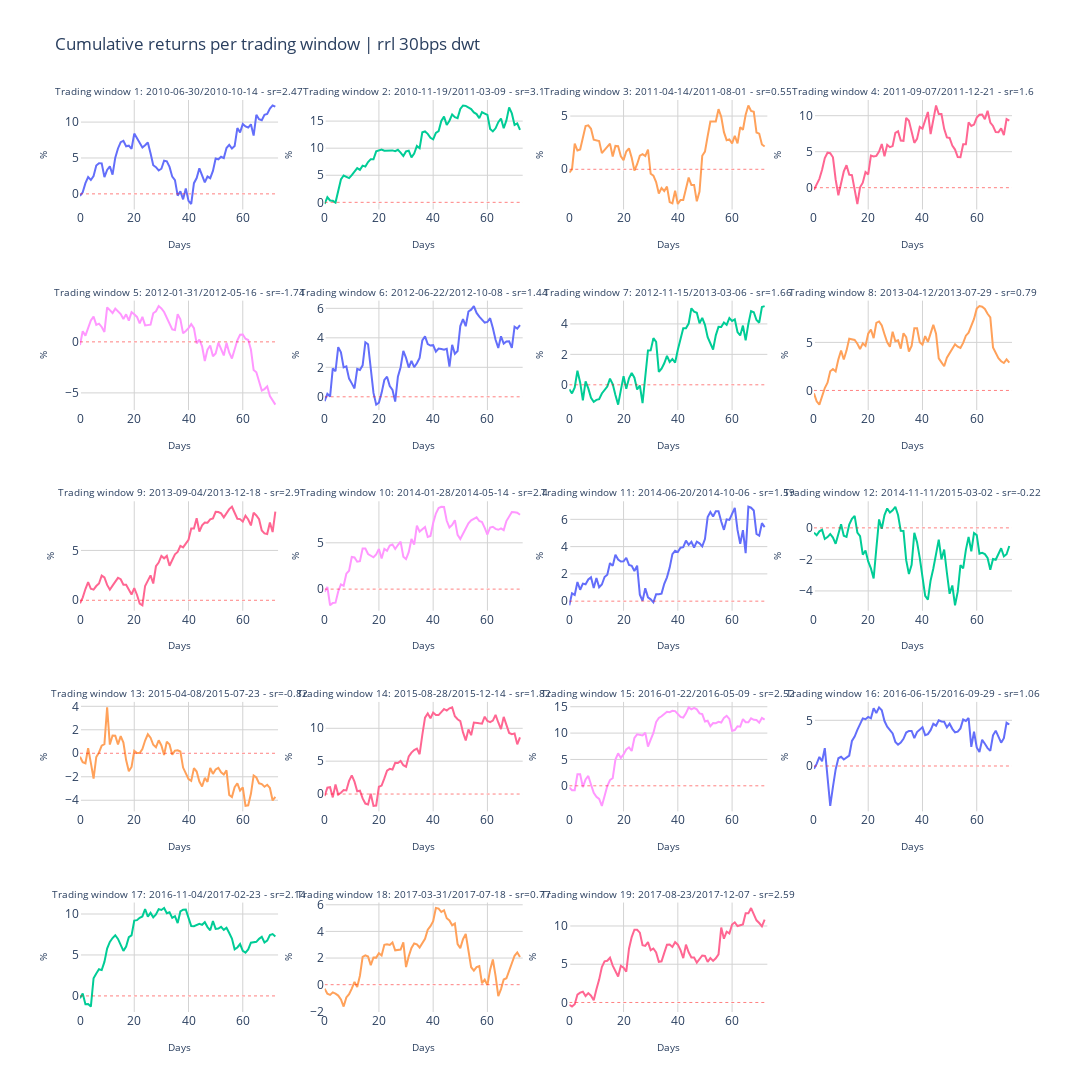

Here is the notebook cell this chart was saved with:
### Code cell
metric ="Cumulative returns"
setting = " ".join(setting.split("_"))

fig_title = f"{metric} per trading window | {setting}"

ncols = 4
nrows = generate_nrows(len(batch_names), ncols)

titles = generate_subplot_titles(batch_names)

fig = init_subplots(nrows, ncols, titles)
fig = populate_subplots(fig, df, batch_names, titles, ncols, y_varname=metric, initial_invest=initial_invest)

layout = generate_layout(
    fig_height=1200, 
    fig_width=1400, 
    fig_title=fig_title)
    
fig.update_layout(layout)

### Figure 1 — Plotly figure (JSON) as saved in the notebook; plotly's stock layout.template omitted (floating-point values rounded to 4 significant figures)
{"data": [{"name": " sr=2.47", "showlegend": false, "type": "scatter", "x": [0, 1, 2, 3, 4, 5, 6, 7, 8, 9, 10, 11, 12, 13, 14, 15, 16, 17, 18, 19, 20, 21, 22, 23, 24, 25, 26, 27, 28, 29, 30, 31, 32, 33, 34, 35, 36, 37, 38, 39, 40, 41, 42, 43, 44, 45, 46, 47, 48, 49, 50, 51, 52, 53, 54, 55, 56, 57, 58, 59, 60, 61, 62, 63, 64, 65, 66, 67, 68, 69, 70, 71, 72], "xaxis": "x", "y": [-0.3, 0.2173, 1.492, 2.33, 1.928, 2.484, 3.951, 4.261, 4.25, 2.345, 3.333, 3.837, 2.683, 5.044, 6.324, 7.199, 7.382, 6.623, 6.713, 6.28, 8.397, 7.757, 7.236, 6.452, 6.769, 7.162, 5.653, 3.982, 3.711, 3.257, 3.504, 4.619, 4.528, 3.759, 2.398, 1.918, -0.239, 0.3507, -0.7632, 0.7533, -0.9724, -1.406, 1.492, 2.21, 3.557, 2.463, 1.597, 2.415, 2.184, 3.193, 4.916, 4.819, 5.174, 4.988, 6.394, 6.823, 6.315, 6.661, 9.169, 8.562, 9.733, 9.398, 9.24, 9.688, 8.112, 11.0, 10.4, 10.27, 11.01, 11.13, 11.88, 12.31, 12.16], "yaxis": "y"}, {"line": {"color": "red", "dash": "dot", "width": 0.5}, "mode": "lines", "name": "No returns", "showlegend": false, "type": "scatter", "x": [0, 73], "xaxis": "x", "y": [0, 0], "yaxis": "y"}, {"name": " sr=3.1", "showlegend": false, "type": "scatter", "x": [0, 1, 2, 3, 4, 5, 6, 7, 8, 9, 10, 11, 12, 13, 14, 15, 16, 17, 18, 19, 20, 21, 22, 23, 24, 25, 26, 27, 28, 29, 30, 31, 32, 33, 34, 35, 36, 37, 38, 39, 40, 41, 42, 43, 44, 45, 46, 47, 48, 49, 50, 51, 52, 53, 54, 55, 56, 57, 58, 59, 60, 61, 62, 63, 64, 65, 66, 67, 68, 69, 70, 71, 72], "xaxis": "x2", "y": [-0.3, 0.9682, 0.3429, 0.2813, -0.038, 2.417, 4.223, 4.948, 4.64, 4.476, 5.022, 5.651, 6.324, 5.995, 6.774, 6.602, 7.45, 7.973, 7.945, 9.411, 9.59, 9.758, 9.535, 9.567, 9.645, 9.593, 9.442, 9.708, 9.19, 8.547, 9.396, 9.545, 8.294, 9.018, 10.4, 9.992, 12.92, 13.09, 12.65, 11.91, 11.64, 12.83, 13.14, 15.04, 15.83, 14.28, 15.07, 16.23, 15.74, 15.55, 17.25, 17.89, 17.82, 17.48, 17.21, 16.61, 16.3, 15.55, 16.65, 16.4, 16.15, 13.56, 13.1, 13.67, 14.8, 15.48, 13.69, 15.13, 17.54, 16.42, 14.3, 14.59, 13.4], "yaxis": "y2"}, {"line": {"color": "red", "dash": "dot", "width": 0.5}, "mode": "lines", "name": "No returns", "showlegend": false, "type": "scatter", "x": [0, 73], "xaxis": "x2", "y": [0, 0], "yaxis": "y2"}, {"name": " sr=0.55", "showlegend": false, "type": "scatter", "x": [0, 1, 2, 3, 4, 5, 6, 7, 8, 9, 10, 11, 12, 13, 14, 15, 16, 17, 18, 19, 20, 21, 22, 23, 24, 25, 26, 27, 28, 29, 30, 31, 32, 33, 34, 35, 36, 37, 38, 39, 40, 41, 42, 43, 44, 45, 46, 47, 48, 49, 50, 51, 52, 53, 54, 55, 56, 57, 58, 59, 60, 61, 62, 63, 64, 65, 66, 67, 68, 69, 70, 71, 72], "xaxis": "x3", "y": [-0.3, -0.006573, 2.413, 1.763, 1.862, 2.871, 4.058, 4.124, 3.805, 2.778, 2.71, 2.659, 1.517, 1.818, 2.056, 2.408, 1.193, 2.194, 2.164, 1.228, 0.8583, 1.665, 1.965, 1.077, -0.1161, 0.4744, 1.282, 1.414, 1.244, 1.854, -0.4174, -0.6047, -1.205, -2.271, -1.762, -2.038, -1.622, -3.078, -3.195, -2.016, -3.256, -2.879, -2.887, -1.921, -0.7793, -1.475, -1.466, -3.005, -2.09, 1.264, 1.661, 3.117, 4.491, 4.495, 4.492, 5.643, 4.934, 3.484, 2.733, 2.808, 2.44, 3.139, 2.438, 3.958, 3.714, 5.115, 5.993, 5.479, 5.404, 3.455, 3.35, 2.332, 2.137], "yaxis": "y3"}, {"line": {"color": "red", "dash": "dot", "width": 0.5}, "mode": "lines", "name": "No returns", "showlegend": false, "type": "scatter", "x": [0, 73], "xaxis": "x3", "y": [0, 0], "yaxis": "y3"}, {"name": " sr=1.6", "showlegend": false, "type": "scatter", "x": [0, 1, 2, 3, 4, 5, 6, 7, 8, 9, 10, 11, 12, 13, 14, 15, 16, 17, 18, 19, 20, 21, 22, 23, 24, 25, 26, 27, 28, 29, 30, 31, 32, 33, 34, 35, 36, 37, 38, 39, 40, 41, 42, 43, 44, 45, 46, 47, 48, 49, 50, 51, 52, 53, 54, 55, 56, 57, 58, 59, 60, 61, 62, 63, 64, 65, 66, 67, 68, 69, 70, 71, 72], "xaxis": "x4", "y": [-0.3, 0.5547, 1.227, 2.496, 4.116, 4.861, 4.783, 4.223, 1.14, -1.047, 0.775, 2.26, 3.115, 1.815, 1.739, -0.05458, -2.259, 0.05992, 0.6952, 2.164, 1.85, 4.449, 4.33, 4.419, 5.023, 6.061, 4.365, 5.952, 5.627, 5.783, 7.615, 7.828, 6.549, 6.5, 9.699, 9.289, 7.911, 6.234, 6.782, 8.458, 8.202, 9.298, 10.52, 7.454, 9.439, 11.42, 10.23, 10.22, 8.17, 6.987, 6.912, 5.861, 5.295, 4.265, 4.227, 6.033, 6.034, 9.072, 8.573, 8.759, 9.735, 10.12, 10.17, 9.502, 10.69, 9.054, 8.567, 7.716, 7.69, 8.24, 7.313, 9.527, 9.325], "yaxis": "y4"}, {"line": {"color": "red", "dash": "dot", "width": 0.5}, "mode": "lines", "name": "No returns", "showlegend": false, "type": "scatter", "x": [0, 73], "xaxis": "x4", "y": [0, 0], "yaxis": "y4"}, {"name": "1.74", "showlegend": false, "type": "scatter", "x": [0, 1, 2, 3, 4, 5, 6, 7, 8, 9, 10, 11, 12, 13, 14, 15, 16, 17, 18, 19, 20, 21, 22, 23, 24, 25, 26, 27, 28, 29, 30, 31, 32, 33, 34, 35, 36, 37, 38, 39, 40, 41, 42, 43, 44, 45, 46, 47, 48, 49, 50, 51, 52, 53, 54, 55, 56, 57, 58, 59, 60, 61, 62, 63, 64, 65, 66, 67, 68, 69, 70, 71, 72], "xaxis": "x5", "y": [-0.3, 1.051, 0.6142, 1.405, 2.093, 2.479, 1.669, 1.785, 1.459, 0.9694, 3.386, 3.11, 2.826, 3.259, 3.016, 2.722, 2.231, 2.699, 2.086, 2.916, 2.707, 2.445, 1.816, 2.454, 1.617, 1.682, 1.685, 2.806, 2.994, 3.504, 3.279, 2.929, 2.336, 1.867, 1.218, 1.157, 2.713, 2.203, 0.8386, 1.073, 1.343, 1.742, 1.338, -0.1527, 0.2153, -0.4363, -1.878, -0.7553, -0.3494, -1.414, -1.129, -0.08261, -0.6556, -1.333, -0.0986, -1.06, -1.63, -0.7926, 0.1553, 0.7029, 0.7162, 0.3042, 0.1797, -0.7493, -2.761, -2.977, -3.813, -4.764, -4.625, -4.355, -5.318, -5.739, -6.148], "yaxis": "y5"}, {"line": {"color": "red", "dash": "dot", "width": 0.5}, "mode": "lines", "name": "No returns", "showlegend": false, "type": "scatter", "x": [0, 73], "xaxis": "x5", "y": [0, 0], "yaxis": "y5"}, {"name": " sr=1.44", "showlegend": false, "type": "scatter", "x": [0, 1, 2, 3, 4, 5, 6, 7, 8, 9, 10, 11, 12, 13, 14, 15, 16, 17, 18, 19, 20, 21, 22, 23, 24, 25, 26, 27, 28, 29, 30, 31, 32, 33, 34, 35, 36, 37, 38, 39, 40, 41, 42, 43, 44, 45, 46, 47, 48, 49, 50, 51, 52, 53, 54, 55, 56, 57, 58, 59, 60, 61, 62, 63, 64, 65, 66, 67, 68, 69, 70, 71, 72], "xaxis": "x6", "y": [-0.3, 0.2086, 0.01649, 1.928, 1.734, 3.371, 3.018, 1.999, 2.061, 1.234, 0.9112, 0.5693, 1.887, 1.815, 2.133, 3.698, 3.568, 2.094, 0.2628, -0.529, -0.3996, 0.2689, 1.142, 1.365, 0.7301, 0.4749, -0.3278, 1.362, 2.009, 3.116, 2.638, 1.981, 2.435, 2.009, 2.271, 2.64, 3.827, 4.103, 3.572, 3.474, 3.504, 3.067, 3.269, 3.239, 3.189, 3.253, 2.042, 3.525, 2.912, 3.102, 4.795, 5.273, 4.787, 5.783, 5.909, 6.15, 5.686, 5.434, 5.216, 5.033, 5.075, 5.331, 4.663, 3.873, 3.317, 4.099, 3.609, 3.757, 3.762, 3.318, 4.755, 4.63, 4.868], "yaxis": "y6"}, {"line": {"color": "red", "dash": "dot", "width": 0.5}, "mode": "lines", "name": "No returns", "showlegend": false, "type": "scatter", "x": [0, 73], "xaxis": "x6", "y": [0, 0], "yaxis": "y6"}, {"name": " sr=1.66", "showlegend": false, "type": "scatter", "x": [0, 1, 2, 3, 4, 5, 6, 7, 8, 9, 10, 11, 12, 13, 14, 15, 16, 17, 18, 19, 20, 21, 22, 23, 24, 25, 26, 27, 28, 29, 30, 31, 32, 33, 34, 35, 36, 37, 38, 39, 40, 41, 42, 43, 44, 45, 46, 47, 48, 49, 50, 51, 52, 53, 54, 55, 56, 57, 58, 59, 60, 61, 62, 63, 64, 65, 66, 67, 68, 69, 70, 71, 72], "xaxis": "x7", "y": [-0.3, -0.5689, -0.1721, 0.9272, 0.1557, -1.016, 0.2289, -0.2368, -0.853, -1.116, -0.9895, -0.9478, -0.5716, -0.3388, -0.1128, 0.4022, 0.04987, -0.6761, -1.301, -0.3458, 0.5722, -0.2607, 0.4273, 0.7819, 0.4688, -0.3067, -0.04301, -1.203, 0.3233, 2.253, 2.261, 3.063, 2.821, 0.8468, 1.062, 1.417, 1.904, 1.506, 1.695, 1.458, 2.307, 2.965, 3.713, 3.718, 4.025, 5.026, 4.806, 4.734, 4.044, 4.396, 3.936, 3.127, 2.773, 2.32, 3.248, 3.81, 3.794, 4.093, 3.941, 4.383, 4.193, 4.302, 3.467, 3.238, 3.89, 2.915, 4.0, 4.841, 4.765, 4.258, 4.081, 5.113, 5.17], "yaxis": "y7"}, {"line": {"color": "red", "dash": "dot", "width": 0.5}, "mode": "lines", "name": "No returns", "showlegend": false, "type": "scatter", "x": [0, 73], "xaxis": "x7", "y": [0, 0], "yaxis": "y7"}, {"name": " sr=0.79", "showlegend": false, "type": "scatter", "x": [0, 1, 2, 3, 4, 5, 6, 7, 8, 9, 10, 11, 12, 13, 14, 15, 16, 17, 18, 19, 20, 21, 22, 23, 24, 25, 26, 27, 28, 29, 30, 31, 32, 33, 34, 35, 36, 37, 38, 39, 40, 41, 42, 43, 44, 45, 46, 47, 48, 49, 50, 51, 52, 53, 54, 55, 56, 57, 58, 59, 60, 61, 62, 63, 64, 65, 66, 67, 68, 69, 70, 71, 72], "xaxis": "x8", "y": [-0.3, -1.128, -1.472, -0.6897, 0.2517, 0.8057, 1.989, 2.233, 1.98, 3.237, 4.163, 3.217, 4.144, 5.388, 5.329, 5.251, 4.858, 4.306, 4.892, 4.638, 5.912, 6.343, 5.448, 7.034, 7.18, 6.754, 5.846, 5.001, 4.542, 6.102, 5.123, 5.214, 4.351, 5.952, 5.542, 4.048, 4.628, 6.476, 6.462, 5.026, 4.765, 5.646, 5.056, 6.0, 6.826, 5.901, 3.344, 2.921, 2.514, 3.402, 3.838, 4.293, 4.81, 4.549, 4.415, 4.952, 5.7, 6.012, 6.694, 7.438, 8.51, 8.773, 8.705, 8.48, 7.975, 7.59, 4.481, 3.938, 3.357, 3.04, 2.855, 3.225, 2.895], "yaxis": "y8"}, {"line": {"color": "red", "dash": "dot", "width": 0.5}, "mode": "lines", "name": "No returns", "showlegend": false, "type": "scatter", "x": [0, 73], "xaxis": "x8", "y": [0, 0], "yaxis": "y8"}, {"name": " sr=2.9", "showlegend": false, "type": "scatter", "x": [0, 1, 2, 3, 4, 5, 6, 7, 8, 9, 10, 11, 12, 13, 14, 15, 16, 17, 18, 19, 20, 21, 22, 23, 24, 25, 26, 27, 28, 29, 30, 31, 32, 33, 34, 35, 36, 37, 38, 39, 40, 41, 42, 43, 44, 45, 46, 47, 48, 49, 50, 51, 52, 53, 54, 55, 56, 57, 58, 59, 60, 61, 62, 63, 64, 65, 66, 67, 68, 69, 70, 71, 72], "xaxis": "x9", "y": [-0.3, 0.2652, 1.127, 1.811, 1.15, 1.062, 1.429, 1.684, 2.474, 2.29, 1.542, 1.061, 1.471, 1.882, 2.248, 2.112, 1.56, 1.56, 1.135, 0.5805, 1.225, 0.5553, -0.3316, -0.4983, 1.437, 1.936, 2.495, 1.683, 3.414, 3.779, 4.446, 4.206, 4.449, 3.466, 4.063, 4.616, 4.846, 5.454, 5.305, 5.707, 6.075, 7.192, 7.206, 8.223, 6.894, 7.522, 7.795, 7.787, 8.109, 8.21, 8.864, 8.847, 8.718, 8.319, 8.746, 9.147, 9.381, 8.85, 8.178, 8.143, 7.889, 8.475, 8.102, 7.506, 8.778, 8.51, 8.126, 6.995, 6.707, 6.65, 7.797, 6.843, 8.883], "yaxis": "y9"}, {"line": {"color": "red", "dash": "dot", "width": 0.5}, "mode": "lines", "name": "No returns", "showlegend": false, "type": "scatter", "x": [0, 73], "xaxis": "x9", "y": [0, 0], "yaxis": "y9"}, {"name": " sr=2.4", "showlegend": false, "type": "scatter", "x": [0, 1, 2, 3, 4, 5, 6, 7, 8, 9, 10, 11, 12, 13, 14, 15, 16, 17, 18, 19, 20, 21, 22, 23, 24, 25, 26, 27, 28, 29, 30, 31, 32, 33, 34, 35, 36, 37, 38, 39, 40, 41, 42, 43, 44, 45, 46, 47, 48, 49, 50, 51, 52, 53, 54, 55, 56, 57, 58, 59, 60, 61, 62, 63, 64, 65, 66, 67, 68, 69, 70, 71, 72], "xaxis": "x10", "y": [-0.3, 0.2391, -1.742, -1.49, -1.463, -0.251, 0.5145, 0.3572, 1.666, 1.99, 3.469, 3.418, 2.954, 3.008, 4.389, 4.387, 3.79, 3.636, 3.438, 3.744, 4.341, 3.295, 4.348, 4.134, 4.693, 4.809, 4.335, 4.763, 5.124, 3.502, 3.241, 3.992, 5.413, 4.811, 6.858, 6.211, 6.494, 6.699, 5.633, 5.735, 7.144, 8.164, 8.758, 8.894, 8.874, 7.382, 6.643, 6.929, 7.447, 5.854, 5.408, 5.966, 6.404, 7.114, 7.433, 7.637, 7.751, 7.355, 7.245, 6.621, 5.896, 6.652, 6.729, 6.506, 6.408, 6.555, 6.374, 7.349, 7.902, 8.326, 8.3, 8.252, 8.023], "yaxis": "y10"}, {"line": {"color": "red", "dash": "dot", "width": 0.5}, "mode": "lines", "name": "No returns", "showlegend": false, "type": "scatter", "x": [0, 73], "xaxis": "x10", "y": [0, 0], "yaxis": "y10"}, {"name": " sr=1.59", "showlegend": false, "type": "scatter", "x": [0, 1, 2, 3, 4, 5, 6, 7, 8, 9, 10, 11, 12, 13, 14, 15, 16, 17, 18, 19, 20, 21, 22, 23, 24, 25, 26, 27, 28, 29, 30, 31, 32, 33, 34, 35, 36, 37, 38, 39, 40, 41, 42, 43, 44, 45, 46, 47, 48, 49, 50, 51, 52, 53, 54, 55, 56, 57, 58, 59, 60, 61, 62, 63, 64, 65, 66, 67, 68, 69, 70, 71, 72], "xaxis": "x11", "y": [-0.3, 0.5715, 0.4584, 1.408, 0.8389, 1.284, 1.233, 1.588, 1.757, 0.9654, 1.695, 1.015, 1.219, 1.771, 1.942, 2.791, 2.587, 3.407, 3.052, 2.906, 2.923, 3.183, 2.66, 2.596, 2.215, 2.605, 0.4732, 0.01897, 0.9514, 0.2779, 0.1337, -0.08747, 0.5073, 0.5001, 0.5516, 1.276, 1.747, 2.461, 3.448, 3.692, 3.601, 3.916, 3.959, 4.438, 4.128, 4.349, 3.936, 4.367, 4.241, 4.019, 4.553, 6.17, 6.534, 6.214, 6.594, 6.597, 5.839, 5.229, 6.0, 5.962, 6.395, 6.836, 5.227, 4.205, 5.203, 3.517, 6.923, 6.852, 6.645, 4.928, 4.797, 5.719, 5.433], "yaxis": "y11"}, {"line": {"color": "red", "dash": "dot", "width": 0.5}, "mode": "lines", "name": "No returns", "showlegend": false, "type": "scatter", "x": [0, 73], "xaxis": "x11", "y": [0, 0], "yaxis": "y11"}, {"name": "0.22", "showlegend": false, "type": "scatter", "x": [0, 1, 2, 3, 4, 5, 6, 7, 8, 9, 10, 11, 12, 13, 14, 15, 16, 17, 18, 19, 20, 21, 22, 23, 24, 25, 26, 27, 28, 29, 30, 31, 32, 33, 34, 35, 36, 37, 38, 39, 40, 41, 42, 43, 44, 45, 46, 47, 48, 49, 50, 51, 52, 53, 54, 55, 56, 57, 58, 59, 60, 61, 62, 63, 64, 65, 66, 67, 68, 69, 70, 71, 72], "xaxis": "x12", "y": [-0.3, -0.4713, -0.2216, -0.126, -0.7046, -0.5852, -0.389, -0.6129, -1.014, -0.4205, 0.2278, -0.4975, -0.5757, 0.2034, 0.5678, 0.7594, -0.2924, -0.5243, -1.701, -1.442, -2.127, -2.57, -3.211, -1.302, 0.5354, -0.05846, 0.814, 1.231, 0.97, 1.118, 1.339, 0.8165, -0.1881, -0.2003, -2.051, -2.93, -2.343, -0.3191, -0.9074, -1.904, -3.19, -4.313, -4.556, -3.334, -2.577, -1.605, -0.7462, -1.994, -1.375, -2.847, -4.181, -3.656, -4.907, -4.046, -2.357, -2.574, -1.392, -0.5716, -1.488, -0.3303, -0.4619, -1.639, -1.587, -1.665, -1.907, -2.657, -1.972, -2.022, -1.666, -1.291, -1.805, -1.67, -1.147], "yaxis": "y12"}, {"line": {"color": "red", "dash": "dot", "width": 0.5}, "mode": "lines", "name": "No returns", "showlegend": false, "type": "scatter", "x": [0, 73], "xaxis": "x12", "y": [0, 0], "yaxis": "y12"}, {"name": "0.82", "showlegend": false, "type": "scatter", "x": [0, 1, 2, 3, 4, 5, 6, 7, 8, 9, 10, 11, 12, 13, 14, 15, 16, 17, 18, 19, 20, 21, 22, 23, 24, 25, 26, 27, 28, 29, 30, 31, 32, 33, 34, 35, 36, 37, 38, 39, 40, 41, 42, 43, 44, 45, 46, 47, 48, 49, 50, 51, 52, 53, 54, 55, 56, 57, 58, 59, 60, 61, 62, 63, 64, 65, 66, 67, 68, 69, 70, 71, 72], "xaxis": "x13", "y": [-0.3, -0.7578, -0.8492, 0.4429, -0.8179, -2.147, -0.3155, 0.06806, 0.6519, 0.7842, 3.907, 0.742, 1.507, 1.499, 0.7551, 1.459, 0.9154, -0.5779, -1.529, -1.166, 0.2131, 0.02733, 0.02434, 0.3631, 1.088, 1.617, 1.324, 0.7236, 0.5086, 1.107, 0.6633, -0.1456, 0.9906, 0.7562, -0.1158, 0.2263, 0.2461, 0.1485, -1.216, -1.696, -2.187, -2.348, -1.262, -1.558, -2.407, -2.826, -2.099, -2.436, -1.254, -1.758, -1.384, -1.236, -1.62, -1.803, -1.458, -3.555, -3.73, -2.89, -2.556, -3.172, -2.896, -4.479, -4.432, -3.449, -1.885, -2.059, -2.559, -2.62, -2.849, -2.68, -2.953, -4.02, -3.709], "yaxis": "y13"}, {"line": {"color": "red", "dash": "dot", "width": 0.5}, "mode": "lines", "name": "No returns", "showlegend": false, "type": "scatter", "x": [0, 73], "xaxis": "x13", "y": [0, 0], "yaxis": "y13"}, {"name": " sr=1.82", "showlegend": false, "type": "scatter", "x": [0, 1, 2, 3, 4, 5, 6, 7, 8, 9, 10, 11, 12, 13, 14, 15, 16, 17, 18, 19, 20, 21, 22, 23, 24, 25, 26, 27, 28, 29, 30, 31, 32, 33, 34, 35, 36, 37, 38, 39, 40, 41, 42, 43, 44, 45, 46, 47, 48, 49, 50, 51, 52, 53, 54, 55, 56, 57, 58, 59, 60, 61, 62, 63, 64, 65, 66, 67, 68, 69, 70, 71, 72], "xaxis": "x14", "y": [-0.3, 0.9645, 1.037, -0.5094, 1.44, -0.0746, 0.2025, 0.6139, 0.5465, 2.002, 2.841, 1.888, 0.4236, 0.5136, -0.6715, -1.449, -1.591, 0.04067, -1.803, -1.743, 1.116, 1.283, 2.374, 3.564, 3.827, 3.722, 4.748, 4.727, 5.035, 4.39, 4.161, 5.723, 6.309, 6.696, 6.902, 6.057, 9.002, 11.63, 12.26, 11.53, 12.39, 12.03, 12.01, 12.5, 12.94, 12.71, 13.04, 13.18, 11.83, 11.37, 11.1, 9.379, 8.158, 9.833, 8.952, 10.88, 10.77, 10.76, 10.71, 11.77, 11.11, 10.93, 11.16, 12.04, 10.89, 9.883, 11.74, 10.38, 9.295, 9.097, 9.21, 7.569, 8.635], "yaxis": "y14"}, {"line": {"color": "red", "dash": "dot", "width": 0.5}, "mode": "lines", "name": "No returns", "showlegend": false, "type": "scatter", "x": [0, 73], "xaxis": "x14", "y": [0, 0], "yaxis": "y14"}, {"name": " sr=2.52", "showlegend": false, "type": "scatter", "x": [0, 1, 2, 3, 4, 5, 6, 7, 8, 9, 10, 11, 12, 13, 14, 15, 16, 17, 18, 19, 20, 21, 22, 23, 24, 25, 26, 27, 28, 29, 30, 31, 32, 33, 34, 35, 36, 37, 38, 39, 40, 41, 42, 43, 44, 45, 46, 47, 48, 49, 50, 51, 52, 53, 54, 55, 56, 57, 58, 59, 60, 61, 62, 63, 64, 65, 66, 67, 68, 69, 70, 71, 72], "xaxis": "x15", "y": [-0.3, -0.831, -0.8255, 2.189, 2.198, -0.2466, 1.194, 1.87, 0.2394, -1.342, -2.078, -2.497, -3.811, -1.908, -0.03932, 1.091, 1.452, 4.988, 6.158, 5.292, 5.958, 6.883, 7.297, 6.599, 9.061, 9.765, 9.687, 9.553, 10.06, 7.448, 8.762, 10.02, 12.09, 12.86, 13.19, 13.55, 14.04, 13.97, 14.23, 14.17, 13.67, 13.07, 12.93, 13.74, 14.87, 14.49, 14.8, 14.5, 13.74, 13.59, 12.18, 12.35, 11.31, 11.9, 11.86, 12.13, 12.0, 12.89, 13.27, 12.69, 10.44, 10.58, 11.29, 11.23, 12.66, 12.05, 12.05, 12.79, 12.51, 12.49, 11.97, 12.88, 12.56], "yaxis": "y15"}, {"line": {"color": "red", "dash": "dot", "width": 0.5}, "mode": "lines", "name": "No returns", "showlegend": false, "type": "scatter", "x": [0, 73], "xaxis": "x15", "y": [0, 0], "yaxis": "y15"}, {"name": " sr=1.06", "showlegend": false, "type": "scatter", "x": [0, 1, 2, 3, 4, 5, 6, 7, 8, 9, 10, 11, 12, 13, 14, 15, 16, 17, 18, 19, 20, 21, 22, 23, 24, 25, 26, 27, 28, 29, 30, 31, 32, 33, 34, 35, 36, 37, 38, 39, 40, 41, 42, 43, 44, 45, 46, 47, 48, 49, 50, 51, 52, 53, 54, 55, 56, 57, 58, 59, 60, 61, 62, 63, 64, 65, 66, 67, 68, 69, 70, 71, 72], "xaxis": "x16", "y": [-0.3, 0.2321, 0.9925, 0.5231, 1.96, -1.5, -4.367, -2.29, -0.3727, 0.8453, 1.003, 0.7135, 0.9357, 1.142, 2.737, 3.218, 3.959, 4.635, 5.209, 5.116, 5.372, 5.216, 6.325, 5.796, 6.414, 6.106, 4.917, 4.31, 3.898, 3.56, 2.638, 2.333, 2.563, 2.977, 3.663, 3.833, 3.84, 3.053, 3.723, 4.046, 4.25, 3.372, 3.485, 3.922, 4.611, 4.411, 4.996, 4.871, 4.846, 4.221, 4.626, 4.067, 3.691, 3.764, 4.115, 5.086, 4.929, 5.25, 2.097, 3.751, 2.029, 1.539, 2.862, 2.431, 1.959, 1.653, 3.355, 3.865, 3.186, 2.55, 3.039, 4.742, 4.54], "yaxis": "y16"}, {"line": {"color": "red", "dash": "dot", "width": 0.5}, "mode": "lines", "name": "No returns", "showlegend": false, "type": "scatter", "x": [0, 73], "xaxis": "x16", "y": [0, 0], "yaxis": "y16"}, {"name": " sr=2.14", "showlegend": false, "type": "scatter", "x": [0, 1, 2, 3, 4, 5, 6, 7, 8, 9, 10, 11, 12, 13, 14, 15, 16, 17, 18, 19, 20, 21, 22, 23, 24, 25, 26, 27, 28, 29, 30, 31, 32, 33, 34, 35, 36, 37, 38, 39, 40, 41, 42, 43, 44, 45, 46, 47, 48, 49, 50, 51, 52, 53, 54, 55, 56, 57, 58, 59, 60, 61, 62, 63, 64, 65, 66, 67, 68, 69, 70, 71, 72], "xaxis": "x17", "y": [-0.3, 0.2963, -1.016, -0.9853, -1.296, 2.156, 2.742, 3.252, 3.15, 4.156, 5.784, 6.587, 7.066, 7.408, 6.957, 6.264, 5.495, 6.03, 7.167, 7.397, 9.202, 9.247, 9.543, 9.703, 10.61, 9.672, 10.14, 9.591, 9.944, 10.59, 10.49, 10.73, 10.09, 10.21, 9.522, 9.73, 8.89, 10.32, 10.53, 10.54, 9.395, 8.53, 8.503, 8.699, 8.794, 8.678, 8.997, 8.405, 8.006, 9.146, 8.185, 8.221, 8.427, 8.069, 8.331, 7.685, 7.001, 5.688, 5.912, 6.331, 5.496, 5.289, 5.672, 6.499, 6.57, 6.6, 6.97, 7.218, 6.524, 6.75, 7.443, 7.552, 7.257], "yaxis": "y17"}, {"line": {"color": "red", "dash": "dot", "width": 0.5}, "mode": "lines", "name": "No returns", "showlegend": false, "type": "scatter", "x": [0, 73], "xaxis": "x17", "y": [0, 0], "yaxis": "y17"}, {"name": " sr=0.77", "showlegend": false, "type": "scatter", "x": [0, 1, 2, 3, 4, 5, 6, 7, 8, 9, 10, 11, 12, 13, 14, 15, 16, 17, 18, 19, 20, 21, 22, 23, 24, 25, 26, 27, 28, 29, 30, 31, 32, 33, 34, 35, 36, 37, 38, 39, 40, 41, 42, 43, 44, 45, 46, 47, 48, 49, 50, 51, 52, 53, 54, 55, 56, 57, 58, 59, 60, 61, 62, 63, 64, 65, 66, 67, 68, 69, 70, 71, 72], "xaxis": "x18", "y": [-0.3, -0.6815, -0.7706, -0.5765, -0.6774, -0.8171, -1.106, -1.641, -0.9622, -0.7104, -0.2938, 0.2037, -0.1713, 0.6714, 2.086, 2.195, 2.108, 1.467, 2.045, 2.033, 2.367, 2.196, 2.992, 3.042, 2.987, 3.174, 2.58, 2.626, 2.636, 3.172, 1.323, 2.131, 2.764, 3.093, 3.025, 2.793, 3.152, 3.442, 4.136, 4.389, 4.763, 5.756, 5.711, 5.457, 5.589, 4.99, 4.821, 4.456, 4.589, 3.043, 2.745, 3.418, 3.816, 2.418, 1.311, 1.054, 1.322, 1.398, 0.1085, 0.374, -0.03227, 1.126, 1.89, 0.6581, -0.8543, -0.3302, 0.3882, 0.4838, 1.068, 1.515, 2.173, 2.422, 2.084], "yaxis": "y18"}, {"line": {"color": "red", "dash": "dot", "width": 0.5}, "mode": "lines", "name": "No returns", "showlegend": false, "type": "scatter", "x": [0, 73], "xaxis": "x18", "y": [0, 0], "yaxis": "y18"}, {"name": " sr=2.59", "showlegend": false, "type": "scatter", "x": [0, 1, 2, 3, 4, 5, 6, 7, 8, 9, 10, 11, 12, 13, 14, 15, 16, 17, 18, 19, 20, 21, 22, 23, 24, 25, 26, 27, 28, 29, 30, 31, 32, 33, 34, 35, 36, 37, 38, 39, 40, 41, 42, 43, 44, 45, 46, 47, 48, 49, 50, 51, 52, 53, 54, 55, 56, 57, 58, 59, 60, 61, 62, 63, 64, 65, 66, 67, 68, 69, 70, 71, 72], "xaxis": "x19", "y": [-0.3, -0.5292, -0.2335, 1.033, 1.293, 1.403, 0.8451, 1.221, 0.8824, 0.2949, 1.731, 2.991, 4.639, 5.379, 5.453, 5.847, 4.815, 4.168, 3.398, 4.793, 4.535, 4.041, 7.032, 8.548, 9.516, 9.499, 9.13, 7.489, 7.391, 7.884, 6.831, 7.054, 6.541, 5.312, 5.375, 6.488, 7.558, 7.58, 7.266, 7.882, 7.559, 6.842, 5.793, 7.561, 6.56, 5.881, 5.868, 5.203, 5.714, 6.14, 6.086, 5.307, 5.806, 5.438, 5.78, 6.282, 9.793, 8.344, 9.258, 9.023, 10.19, 10.48, 9.997, 10.13, 10.21, 11.65, 11.65, 12.35, 11.43, 10.74, 10.39, 9.954, 10.82], "yaxis": "y19"}, {"line": {"color": "red", "dash": "dot", "width": 0.5}, "mode": "lines", "name": "No returns", "showlegend": false, "type": "scatter", "x": [0, 73], "xaxis": "x19", "y": [0, 0], "yaxis": "y19"}], "layout": {"annotations": [{"font": {"size": 10}, "showarrow": false, "text": "Trading window 1: 2010-06-30/2010-10-14 - sr=2.47", "x": 0.1062, "xanchor": "center", "xref": "paper", "y": 1, "yanchor": "bottom", "yref": "paper"}, {"font": {"size": 10}, "showarrow": false, "text": "Trading window 2: 2010-11-19/2011-03-09 - sr=3.1", "x": 0.3688, "xanchor": "center", "xref": "paper", "y": 1, "yanchor": "bottom", "yref": "paper"}, {"font": {"size": 10}, "showarrow": false, "text": "Trading window 3: 2011-04-14/2011-08-01 - sr=0.55", "x": 0.6313, "xanchor": "center", "xref": "paper", "y": 1, "yanchor": "bottom", "yref": "paper"}, {"font": {"size": 10}, "showarrow": false, "text": "Trading window 4: 2011-09-07/2011-12-21 - sr=1.6", "x": 0.8938, "xanchor": "center", "xref": "paper", "y": 1, "yanchor": "bottom", "yref": "paper"}, {"font": {"size": 10}, "showarrow": false, "text": "Trading window 5: 2012-01-31/2012-05-16 - sr=-1.74", "x": 0.1062, "xanchor": "center", "xref": "paper", "y": 0.78, "yanchor": "bottom", "yref": "paper"}, {"font": {"size": 10}, "showarrow": false, "text": "Trading window 6: 2012-06-22/2012-10-08 - sr=1.44", "x": 0.3688, "xanchor": "center", "xref": "paper", "y": 0.78, "yanchor": "bottom", "yref": "paper"}, {"font": {"size": 10}, "showarrow": false, "text": "Trading window 7: 2012-11-15/2013-03-06 - sr=1.66", "x": 0.6313, "xanchor": "center", "xref": "paper", "y": 0.78, "yanchor": "bottom", "yref": "paper"}, {"font": {"size": 10}, "showarrow": false, "text": "Trading window 8: 2013-04-12/2013-07-29 - sr=0.79", "x": 0.8938, "xanchor": "center", "xref": "paper", "y": 0.78, "yanchor": "bottom", "yref": "paper"}, {"font": {"size": 10}, "showarrow": false, "text": "Trading window 9: 2013-09-04/2013-12-18 - sr=2.9", "x": 0.1062, "xanchor": "center", "xref": "paper", "y": 0.56, "yanchor": "bottom", "yref": "paper"}, {"font": {"size": 10}, "showarrow": false, "text": "Trading window 10: 2014-01-28/2014-05-14 - sr=2.4", "x": 0.3688, "xanchor": "center", "xref": "paper", "y": 0.56, "yanchor": "bottom", "yref": "paper"}, {"font": {"size": 10}, "showarrow": false, "text": "Trading window 11: 2014-06-20/2014-10-06 - sr=1.59", "x": 0.6313, "xanchor": "center", "xref": "paper", "y": 0.56, "yanchor": "bottom", "yref": "paper"}, {"font": {"size": 10}, "showarrow": false, "text": "Trading window 12: 2014-11-11/2015-03-02 - sr=-0.22", "x": 0.8938, "xanchor": "center", "xref": "paper", "y": 0.56, "yanchor": "bottom", "yref": "paper"}, {"font": {"size": 10}, "showarrow": false, "text": "Trading window 13: 2015-04-08/2015-07-23 - sr=-0.82", "x": 0.1062, "xanchor": "center", "xref": "paper", "y": 0.34, "yanchor": "bottom", "yref": "paper"}, {"font": {"size": 10}, "showarrow": false, "text": "Trading window 14: 2015-08-28/2015-12-14 - sr=1.82", "x": 0.3688, "xanchor": "center", "xref": "paper", "y": 0.34, "yanchor": "bottom", "yref": "paper"}, {"font": {"size": 10}, "showarrow": false, "text": "Trading window 15: 2016-01-22/2016-05-09 - sr=2.52", "x": 0.6313, "xanchor": "center", "xref": "paper", "y": 0.34, "yanchor": "bottom", "yref": "paper"}, {"font": {"size": 10}, "showarrow": false, "text": "Trading window 16: 2016-06-15/2016-09-29 - sr=1.06", "x": 0.8938, "xanchor": "center", "xref": "paper", "y": 0.34, "yanchor": "bottom", "yref": "paper"}, {"font": {"size": 10}, "showarrow": false, "text": "Trading window 17: 2016-11-04/2017-02-23 - sr=2.14", "x": 0.1062, "xanchor": "center", "xref": "paper", "y": 0.12, "yanchor": "bottom", "yref": "paper"}, {"font": {"size": 10}, "showarrow": false, "text": "Trading window 18: 2017-03-31/2017-07-18 - sr=0.77", "x": 0.3688, "xanchor": "center", "xref": "paper", "y": 0.12, "yanchor": "bottom", "yref": "paper"}, {"font": {"size": 10}, "showarrow": false, "text": "Trading window 19: 2017-08-23/2017-12-07 - sr=2.59", "x": 0.6313, "xanchor": "center", "xref": "paper", "y": 0.12, "yanchor": "bottom", "yref": "paper"}], "height": 1200, "plot_bgcolor": "white", "title": {"text": "Cumulative returns per trading window | rrl 30bps dwt"}, "width": 1400, "xaxis": {"anchor": "y", "domain": [0, 0.2125], "gridcolor": "lightgrey", "title": {"font": {"size": 10}, "text": "Days"}}, "xaxis10": {"anchor": "y10", "domain": [0.2625, 0.475], "gridcolor": "lightgrey", "title": {"font": {"size": 10}, "text": "Days"}}, "xaxis11": {"anchor": "y11", "domain": [0.525, 0.7375], "gridcolor": "lightgrey", "title": {"font": {"size": 10}, "text": "Days"}}, "xaxis12": {"anchor": "y12", "domain": [0.7875, 1], "gridcolor": "lightgrey", "title": {"font": {"size": 10}, "text": "Days"}}, "xaxis13": {"anchor": "y13", "domain": [0, 0.2125], "gridcolor": "lightgrey", "title": {"font": {"size": 10}, "text": "Days"}}, "xaxis14": {"anchor": "y14", "domain": [0.2625, 0.475], "gridcolor": "lightgrey", "title": {"font": {"size": 10}, "text": "Days"}}, "xaxis15": {"anchor": "y15", "domain": [0.525, 0.7375], "gridcolor": "lightgrey", "title": {"font": {"size": 10}, "text": "Days"}}, "xaxis16": {"anchor": "y16", "domain": [0.7875, 1], "gridcolor": "lightgrey", "title": {"font": {"size": 10}, "text": "Days"}}, "xaxis17": {"anchor": "y17", "domain": [0, 0.2125], "gridcolor": "lightgrey", "title": {"font": {"size": 10}, "text": "Days"}}, "xaxis18": {"anchor": "y18", "domain": [0.2625, 0.475], "gridcolor": "lightgrey", "title": {"font": {"size": 10}, "text": "Days"}}, "xaxis19": {"anchor": "y19", "domain": [0.525, 0.7375], "gridcolor": "lightgrey", "title": {"font": {"size": 10}, "text": "Days"}}, "xaxis2": {"anchor": "y2", "domain": [0.2625, 0.475], "gridcolor": "lightgrey", "title": {"font": {"size": 10}, "text": "Days"}}, "xaxis20": {"anchor": "y20", "domain": [0.7875, 1]}, "xaxis3": {"anchor": "y3", "domain": [0.525, 0.7375], "gridcolor": "lightgrey", "title": {"font": {"size": 10}, "text": "Days"}}, "xaxis4": {"anchor": "y4", "domain": [0.7875, 1], "gridcolor": "lightgrey", "title": {"font": {"size": 10}, "text": "Days"}}, "xaxis5": {"anchor": "y5", "domain": [0, 0.2125], "gridcolor": "lightgrey", "title": {"font": {"size": 10}, "text": "Days"}}, "xaxis6": {"anchor": "y6", "domain": [0.2625, 0.475], "gridcolor": "lightgrey", "title": {"font": {"size": 10}, "text": "Days"}}, "xaxis7": {"anchor": "y7", "domain": [0.525, 0.7375], "gridcolor": "lightgrey", "title": {"font": {"size": 10}, "text": "Days"}}, "xaxis8": {"anchor": "y8", "domain": [0.7875, 1], "gridcolor": "lightgrey", "title": {"font": {"size": 10}, "text": "Days"}}, "xaxis9": {"anchor": "y9", "domain": [0, 0.2125], "gridcolor": "lightgrey", "title": {"font": {"size": 10}, "text": "Days"}}, "yaxis": {"anchor": "x", "domain": [0.88, 1], "gridcolor": "lightgrey", "showticklabels": true, "title": {"font": {"size": 10}, "text": "%"}}, "yaxis10": {"anchor": "x10", "domain": [0.44, 0.56], "gridcolor": "lightgrey", "showticklabels": true, "title": {"font": {"size": 10}, "text": "%"}}, "yaxis11": {"anchor": "x11", "domain": [0.44, 0.56], "gridcolor": "lightgrey", "showticklabels": true, "title": {"font": {"size": 10}, "text": "%"}}, "yaxis12": {"anchor": "x12", "domain": [0.44, 0.56], "gridcolor": "lightgrey", "showticklabels": true, "title": {"font": {"size": 10}, "text": "%"}}, "yaxis13": {"anchor": "x13", "domain": [0.22, 0.34], "gridcolor": "lightgrey", "showticklabels": true, "title": {"font": {"size": 10}, "text": "%"}}, "yaxis14": {"anchor": "x14", "domain": [0.22, 0.34], "gridcolor": "lightgrey", "showticklabels": true, "title": {"font": {"size": 10}, "text": "%"}}, "yaxis15": {"anchor": "x15", "domain": [0.22, 0.34], "gridcolor": "lightgrey", "showticklabels": true, "title": {"font": {"size": 10}, "text": "%"}}, "yaxis16": {"anchor": "x16", "domain": [0.22, 0.34], "gridcolor": "lightgrey", "showticklabels": true, "title": {"font": {"size": 10}, "text": "%"}}, "yaxis17": {"anchor": "x17", "domain": [0, 0.12], "gridcolor": "lightgrey", "showticklabels": true, "title": {"font": {"size": 10}, "text": "%"}}, "yaxis18": {"anchor": "x18", "domain": [0, 0.12], "gridcolor": "lightgrey", "showticklabels": true, "title": {"font": {"size": 10}, "text": "%"}}, "yaxis19": {"anchor": "x19", "domain": [0, 0.12], "gridcolor": "lightgrey", "showticklabels": true, "title": {"font": {"size": 10}, "text": "%"}}, "yaxis2": {"anchor": "x2", "domain": [0.88, 1], "gridcolor": "lightgrey", "showticklabels": true, "title": {"font": {"size": 10}, "text": "%"}}, "yaxis20": {"anchor": "x20", "domain": [0, 0.12]}, "yaxis3": {"anchor": "x3", "domain": [0.88, 1], "gridcolor": "lightgrey", "showticklabels": true, "title": {"font": {"size": 10}, "text": "%"}}, "yaxis4": {"anchor": "x4", "domain": [0.88, 1], "gridcolor": "lightgrey", "showticklabels": true, "title": {"font": {"size": 10}, "text": "%"}}, "yaxis5": {"anchor": "x5", "domain": [0.66, 0.78], "gridcolor": "lightgrey", "showticklabels": true, "title": {"font": {"size": 10}, "text": "%"}}, "yaxis6": {"anchor": "x6", "domain": [0.66, 0.78], "gridcolor": "lightgrey", "showticklabels": true, "title": {"font": {"size": 10}, "text": "%"}}, "yaxis7": {"anchor": "x7", "domain": [0.66, 0.78], "gridcolor": "lightgrey", "showticklabels": true, "title": {"font": {"size": 10}, "text": "%"}}, "yaxis8": {"anchor": "x8", "domain": [0.66, 0.78], "gridcolor": "lightgrey", "showticklabels": true, "title": {"font": {"size": 10}, "text": "%"}}, "yaxis9": {"anchor": "x9", "domain": [0.44, 0.56], "gridcolor": "lightgrey", "showticklabels": true, "title": {"font": {"size": 10}, "text": "%"}}}}
